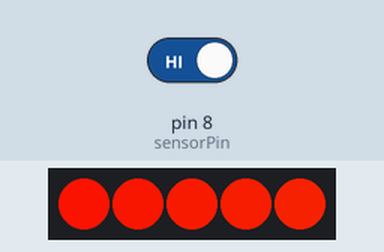
Recording of a sketch running on a simulated Arduino Uno, built with avr-gcc and run on an emulated ATmega328P. On the bench: 5 RGB LEDs in strip order, left to right. The test bench sets the inputs (shaded band); at power-on: pin 8 (sensorPin) HIGH.

Above: at 1.4 s.
1.5 s: pin 8 (sensorPin) driven LOW
At 3.0 s:
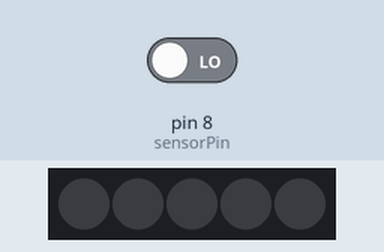
Timing chart, 0 to 4.5 s (numbered marks = the images above; inputs shaded):
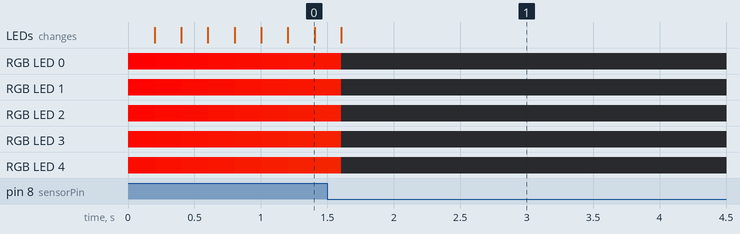

The sketch:

DIY_Wizard_Lamp_Rainbow.ino
```cpp
/**************************************************************************
 * Magic Wand Activated Wizard Lamp
 *
 * Written by The Magic Of Things
 *************************************************************************/


#include <Adafruit_NeoPixel.h>

// Arduino pin connected to the LED strip
#define stripPin            3

// How many LEDs are attached to the Arduino
#define numberOfPixels      5

// Setup the NeoPixel library with the number of pixels, pin and type of pixel
Adafruit_NeoPixel strip = Adafruit_NeoPixel(numberOfPixels, stripPin, NEO_GRB + NEO_KHZ800);

int sensorPin = 8;             // Arduino pin connected to the Hall effect sensor
int currentState = HIGH;        // the current state of the output pin
int sensorReading;             // reading from the sensor pin
int previousSate = LOW;       // the previousSate reading from the input pin

// Variables used for debouncing
long time = 0;         // the last time the output pin was toggled
long debounce = 100;   // delay between readings

void setup()
{
  //Initialise the sensor pin as an input with a pullup resistor
  pinMode(sensorPin, INPUT_PULLUP);
  //Initialise the led strip
  strip.begin();
}


//Main program loop
void loop(){

//Turn the light ON
if (currentState == HIGH) {
  cycleColors();
}

//Turn light OFF
  if (currentState == LOW) {
    turnOff();
  }

  // Function that checks a wand tap and it will toggle the lamp on/off with every tap
  checkState();
}


void cycleColors(){
  int i, j;
  for(i=0; i<256; i++) {

    for(j=0; j<strip.numPixels(); j++) {
      strip.setPixelColor(j, colorWheel((j+i) & 255));
    }

    strip.show();

    //Delay between colour changes in ms
    delay(200);

    //Keep checking for a wand tap during the animation
    checkState();
    if (currentState == LOW) {
    turnOff();
    break;
    }
  }
}


// Transition the colours
unsigned long colorWheel(byte colorPosition) {
  colorPosition = 255 - colorPosition;
  if(colorPosition < 85) {
    return strip.Color(255 - colorPosition * 3, 0, colorPosition * 3);
  }
  if(colorPosition < 170) {
    colorPosition -= 85;
    return strip.Color(0, colorPosition * 3, 255 - colorPosition * 3);
  }
  colorPosition -= 170;
  return strip.Color(colorPosition * 3, 255 - colorPosition * 3, 0);
}

//Function to turnoff the led strip
void turnOff(){
  for(int i=0;i<numberOfPixels;i++){
    strip.setPixelColor(i, strip.Color(0,0,0)); // Turn pixels off.
    strip.show(); // Show the selected colour on the pixel
  }
}

// Function that checks a wand tap and it will toggle the lamp on/off with every tap
void checkState(){
  sensorReading = digitalRead(sensorPin); //Get a reading from the sensor

  // if the input changed between HIGH and LOW and we've waited long enough
  // for debouncing, toggle the output pin and record the current time
  if (sensorReading == LOW && previousSate == HIGH && millis() - time > debounce) {
    if (currentState == HIGH)
      currentState = LOW;
    else
      currentState = HIGH;

    time = millis();
}

  previousSate = sensorReading;
  }
```

Measured:
- after the input at 1.5 s, the LEDs: change after 0.11 s (image 1)
